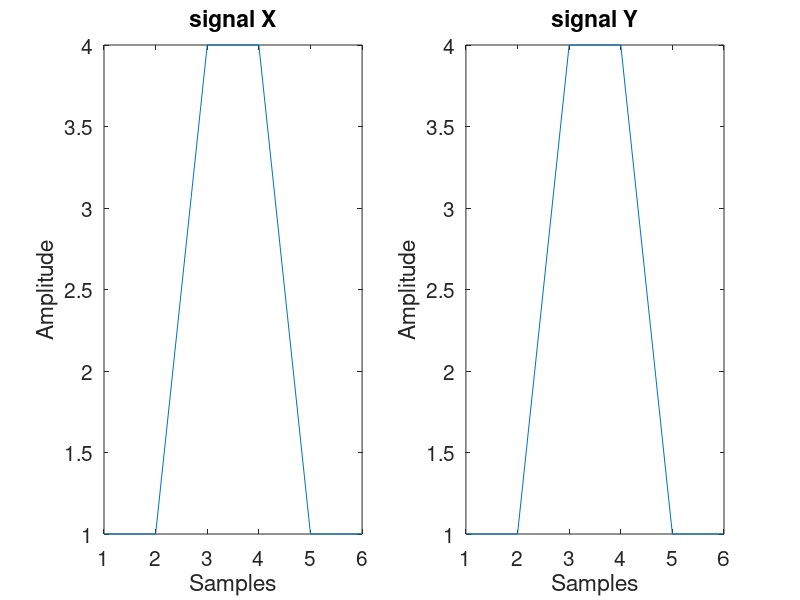
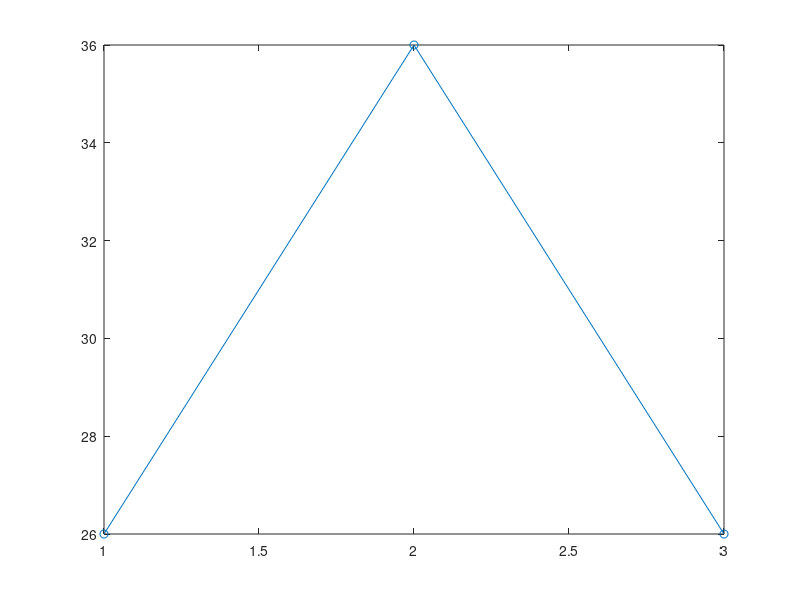

Reproduce these figures in MATLAB, in order. (Note: this script raises an error after producing the figures.)

% for this task we are going to look at cross correlation of
% data and interpret these results.

% Part one - using matlabs task one compute cross correlation between physio data 

% Part two - using matlabs medfilt function - filter the arousal data.
% Visualise the filtered arousal data. Compute the cross correlation on the
% filtered data. Visualise this result. Compare the cross correlation
% between the filtered and unfiltered data


% Part two - using matlabs medfilt function - filter the arousal data.
% Visualise the filtered arousal data. Compute the cross correlation on the
% filtered data. Visualise this result. Compare the cross correlation
% between the filtered and unfiltered data

% Part three add random noise to the singals using rand. Vary the amplitude
% of the noise and see how this affects both how the signals look and how
% this effects the resulting cross correlation estimate. Disucss what
% features of the data are chaning here?


% Part four - using matlabs detrend function - detrend the arousal data.
% Visualise the filtered arousal data. Compute the cross correlation on the
% filtered data. Visualise this result. Compare the cross correlation
% between the filtered and unfiltered and detrended data



%% Compute cross correlation as dot product between two vectors 

% intialise two vectors 
dp1 = zeros(3,1);
dp2 = zeros(3,1);

% create two basic signals that will peak in the middle
v1 = [1 1 4 4 1 1];
v2 = [1 1 4 4 1 1];

% visualise these signals
figure; subplot(121); plot(v1);
xlabel('Samples')
ylabel('Amplitude')
set(gca, 'fontsize', 15)
title('signal X')
subplot(122); plot(v2)
xlabel('Samples')
ylabel('Amplitude')
set(gca, 'fontsize', 15)
title('signal Y')


% compute the dot product at lag zero between the two signals 
dp1(2) = sum(v1.*v2);
dp2(2) = dot(v1,v2);


% shuffle signal two back one sample and compute the dot product between the two signals at negative 1 lag -
% notice zero padding 
v1 = [0 1 1 4 4 1];
v2 = [1 1 4 4 1 1];

dp1(1) = sum(v1.*v2);
dp2(1) = dot(v1,v2);


% shuffle signal forward one sample and compute the dot product between the two signals at negative 1 lag -
% again notice how zero padding had changed here

v1 = [1 4 4 1 1 0];
v2 = [1 1 4 4 1 1];

dp1(3) = sum(v1.*v2);
dp2(3) = dot(v1,v2);


% visualise cross correlation
figure; plot(dp1, 'o-')
set(gca, 'xticklabels', -1:0.2:1)
xlabel('Lag in samples')
ylabel('Cross correlation')
set(gca, 'fontsize', 15)
title('Cross correlation between x and y')


%% example here using matlabs cross correlation function 

v1 = [1 1 4 4 1 1];
v2 = [1 1 4 4 1 1];

[r, lags] = xcorr(v1,v2,1);
% note third function input is number of lags
figure;stem(lags,r)
xlabel('Lag in samples')
ylabel('Cross correlation')
set(gca, 'fontsize', 15)
title('Cross correlation using xcorr')



%% % Part one - using matlabs xcorr function compute cross correlation between physio data 

% load in physio data here
load()

% take a second to look at the data
whos ret


% remove zeroed out epochs 
x = isnan(ret(:,1));
toremove = find(x==1);
ret(toremove,:) = [];


% visualise mum and infant arousal data 
figure(1); 


title('Mum arousal')
xlabel('Samples')
ylabel('Amplitude')
set(gca, 'fontsize', 15)


% calculate cross correlation between mum and infant data - need to look up
% and use xcorr function


% visualise cross correlation between mum and infant arousal data
figure(2);


xlabel('Lag in samples')
ylabel('Normalised cross correlation')
set(gca, 'fontsize', 15)
title('Cross correlation in arousal')


%% mean filter the data - reduce variability and see how this effects cross correlation value

% Part two - using matlabs medfilt function - filter the arousal data.
% Visualise the filtered arousal data. Compute the cross correlation on the
% filtered data. Visualise this result. Compare the cross correlation
% between the filtered and unfiltered data



% mean filter the data - hint need to use medfilt function - take note of
% the second input, filter order and how adjusting this impacts the
% smoothness of the data.


% visualise the mean filtered data

figure(3); subplot(211);

% first plot filtered infant data

title('Infant arousal filtered')
set(gca, 'fontsize', 15)

% next plot the filtered mum data

title('Mum arousal filtered')
xlabel('Samples')
ylabel('Amplitude')
set(gca, 'fontsize', 15)



% calculate cross correlation between filtered mum and infant data



% visualise cross correlation between filtered mum and infant arousal data

figure(4);


xlabel('Lag in samples')
ylabel('Normalised cross correlation')
set(gca, 'fontsize', 15)
title('Cross correlation in filtered arousal')

%% %% explanation on impact of variability 

% define amplitde of noise 
noiseamp = 0.5;

% add noise to infant and mum data
ret2(:,1) = ret(:,1)+ noiseamp*randn(length(ret),1);
ret2(:,2) = ret(:,2)+ noiseamp*randn(length(ret),1);


% visualise the mean filtered data
figure; subplot(211);
plot(ret2(1:500,1))
title('Infant arousal noisey')
set(gca, 'fontsize', 15)
subplot(212); 
plot(ret2(1:500,2))
title('Mum arousal noisey')
xlabel('Samples')
ylabel('Amplitude')
set(gca, 'fontsize', 15)


[r, lags] = xcorr(ret2(:,1), ret2(:,2),500, 'normalized');
figure;stem(lags,r) 
xlabel('Lag in samples')
ylabel('Normalised cross correlation')
set(gca, 'fontsize', 15)
title('Cross correlation in noisey arousal')




%% remove linear trends from the data and see how this effects cross correlation value

% Part four - using matlabs detrend function - detrend the arousal data.
% Visualise the filtered arousal data. Compute the cross correlation on the
% filtered data. Visualise this result. Compare the cross correlation
% between the filtered and unfiltered and detrended data


% detrend the data
ret3 = detrend(ret,10);


% visualise the detrended data
figure; subplot(211);
plot(ret3(1:500,1))
title('Infant arousal detrended')
set(gca, 'fontsize', 15)
subplot(212); 
plot(ret3(1:500,2))
title('Mum arousal detrended')
xlabel('Samples')
ylabel('Amplitude')
set(gca, 'fontsize', 15)


% visualise the cross correlation for detrended data
[r, lags] = xcorr(ret3(:,1), ret3(:,2),500, 'normalized');
figure;stem(lags,r) 
xlabel('Lag in samples')
ylabel('Normalised cross correlation')
set(gca, 'fontsize', 15)
title('Cross correlation in detrended arousal')




%% %% explanation on impact of linear trend

